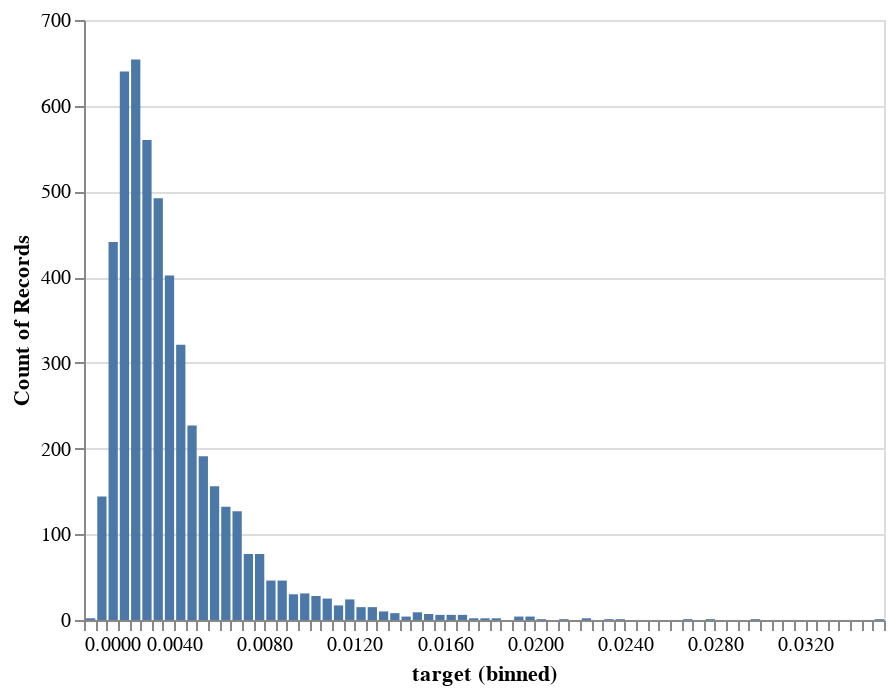

Notebook code for this chart:
### Code cell
alt.Chart(df_train.sample(5000)).mark_bar().encode(
#x=alt.X('target:Q', bin=True), # default binning
x=alt.X('target:Q', bin=alt.Bin(maxbins=100)),
y='count()', 
)

### Figure 1 — Vega-Lite specification as saved in the notebook (floating-point values rounded to 4 significant figures; data arrays with more than 128 entries replaced by an {"elided": "..."} marker saying what was removed)
{"config": {"view": {"continuousWidth": 400, "continuousHeight": 300}}, "data": {"name": "data-4bbc32578dee9e1279d381c83bd049c9"}, "mark": "bar", "encoding": {"x": {"type": "quantitative", "bin": {"maxbins": 100}, "field": "target"}, "y": {"type": "quantitative", "aggregate": "count"}}, "$schema": "https://vega.github.io/schema/vega-lite/v4.8.1.json", "datasets": {"data-4bbc32578dee9e1279d381c83bd049c9": {"elided": "5000 records"}}}
